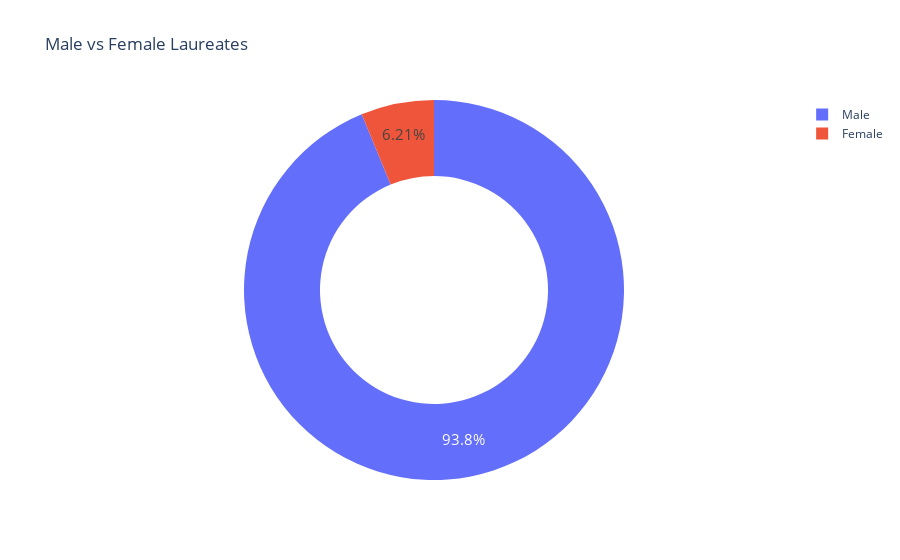

The code cell stored with this chart in its notebook:
### Code cell
fig = px.pie(labels=by_sex.index,
values=by_sex.values,
title="Male vs Female Laureates",
names=by_sex.index,
hole=0.6,
)
fig.update_traces(textposition='inside', textfont_size=15, textinfo='percent')
fig.show()

### Figure 1 — Plotly figure (JSON) as saved in the notebook; plotly's stock layout.template omitted (floating-point values rounded to 4 significant figures)
{"data": [{"domain": {"x": [0, 1], "y": [0, 1]}, "hole": 0.6, "hovertemplate": "label=%{label}<br>value=%{value}<extra></extra>", "labels": ["Male", "Female"], "legendgroup": "", "name": "", "showlegend": true, "textfont": {"size": 15}, "textinfo": "percent", "textposition": "inside", "type": "pie", "values": [876, 58]}], "layout": {"legend": {"tracegroupgap": 0}, "title": {"text": "Male vs Female Laureates"}}}
